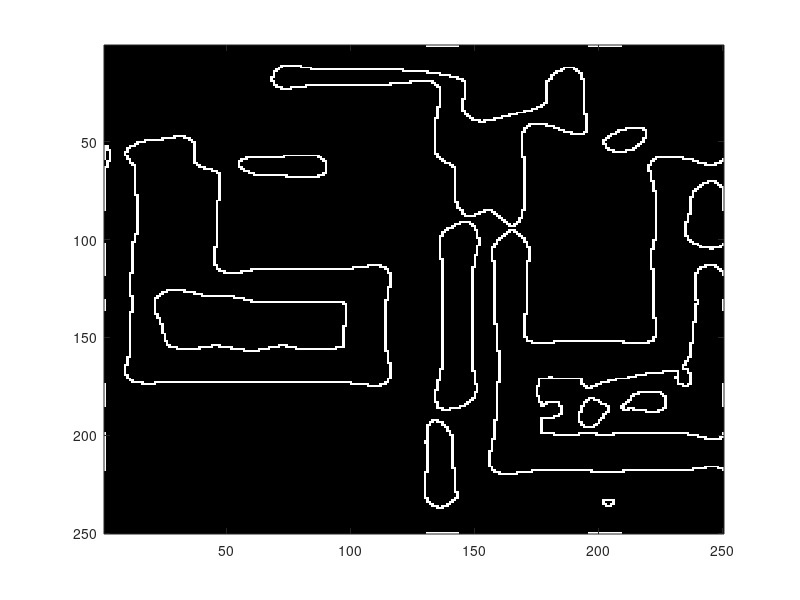

This figure's MATLAB source:
% Part(a): Create image of 20 rectangles

image(1:500, 1:500) = 1
for i = 1:20
    xStart = round(100 + 200 * rand)
    yStart = round(100 + 200 * rand)
    xEnd = xStart + round(rand * 150)
    yEnd = yStart + round(rand * 150)
    image(xStart:xEnd, yStart:yEnd) = rand
end
newImage = image(125:374, 125:374)

imagesc(newImage); colormap("gray")

% Part(b)
filt = fspecial('log', 20, 3)
imagesc(filt)
colorbar

% Part(c)
filteredImage = conv2(newImage, filt, 'same')

% Find indices where intensity differences with neighbors are negative
xIndices = find(filteredImage(:, :) .* circshift(filteredImage(:, :), [0 1]) < 0);   
yIndices = find(filteredImage(:, :) .* circshift(filteredImage(:, :), [1 0]) < 0);   
dIndices = find(filteredImage(:, :) .* circshift(filteredImage(:, :), [1 1]) < 0);   
zeroCrossings = zeros(size(filteredImage))
zeroCrossings(xIndices) = 1
zeroCrossings(yIndices) = 1
zeroCrossings(dIndices) = 1

imagesc(filteredImage)
imagesc(zeroCrossings)


% Part(d)
noise = randn(size(newImage)) * (.1 * std2(newImage))
noisyRectangles = newImage + noise
imagesc(noisyRectangles)

noisyFilteredImage = conv2(noisyRectangles, filt, 'same')

xIndices = find(noisyFilteredImage(:, :) .* circshift(noisyFilteredImage(:, :), [0 1]) < 0);   
yIndices = find(noisyFilteredImage(:, :) .* circshift(noisyFilteredImage(:, :), [1 0]) < 0);   
dIndices = find(noisyFilteredImage(:, :) .* circshift(noisyFilteredImage(:, :), [1 1]) < 0);   
zeroCrossings = zeros(size(noisyFilteredImage))
zeroCrossings(xIndices) = 1
zeroCrossings(yIndices) = 1
zeroCrossings(dIndices) = 1

imagesc(noisyFilteredImage)
imagesc(zeroCrossings)


% Part(e)
filt2 = fspecial('log', 40, 6)
imagesc(filt2)
colorbar

fuzzyFilteredImage = conv2(noisyRectangles, filt2, 'same')

xIndices = find(fuzzyFilteredImage(:, :) .* circshift(fuzzyFilteredImage(:, :), [0 1]) < 0);   
yIndices = find(fuzzyFilteredImage(:, :) .* circshift(fuzzyFilteredImage(:, :), [1 0]) < 0);   
dIndices = find(fuzzyFilteredImage(:, :) .* circshift(fuzzyFilteredImage(:, :), [1 1]) < 0);   
zeroCrossings = zeros(size(fuzzyFilteredImage))
zeroCrossings(xIndices) = 1
zeroCrossings(yIndices) = 1
zeroCrossings(dIndices) = 1

imagesc(fuzzyFilteredImage)
imagesc(zeroCrossings)